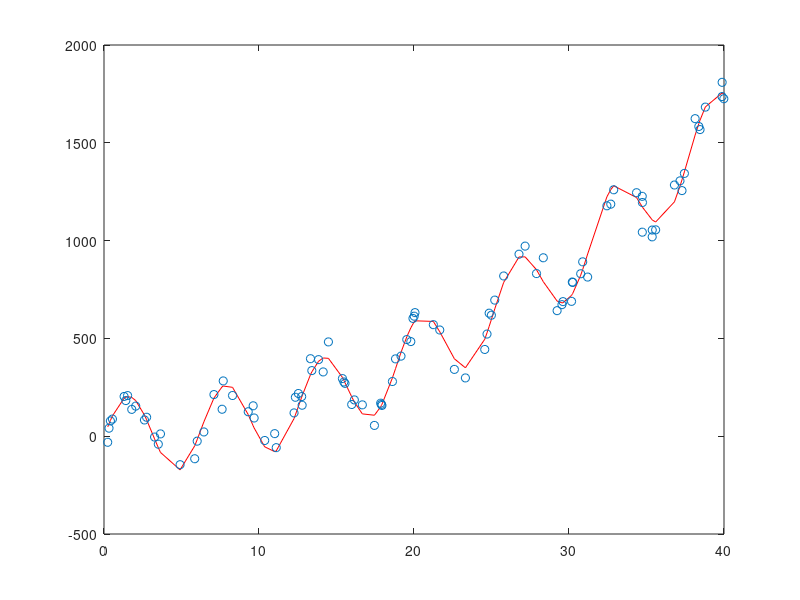

MATLAB code to generate this figure: (Note: this script raises an error after producing the figure.)
addpath('~/Documents/MATLAB/ksrlin', '~/MMF_project/mmfc/v4/src/matlab/',...
    '~/Google_Drive/15fall/Kondor/Code/matlab')
% 
% simulate data
n=100;
f=50;
x_max=40;
X = sort(x_max*rand(n,1))';
Y = X.^2+ 200*sin(X);
T = Y+ f*randn(1,n);
plot(X,Y,'r');
hold on
plot(X,T, 'o');
hold off
global X;
global T;

% first try LLR
Y_LLR = ksrlin(X,T,0.75,500);
figure(1)
plot(X,Y,'r','LineWidth',4)
hold on
plot(Y_LLR.x,Y_LLR.f, 'b','LineWidth',4)
hold off
% Now try to implement GP regression.
% form kernel matrix, default
%theta= [1,1,10]';
%theta=theta_use;
K = make_rbf(X,theta);
K2 = kernelmatrix('rbf',X',X',1) + eye(length(X))*10;
X_grid = linspace(0,x_max,100);
%X_grid = 1;
Y_pred_classic = zeros(size(X_grid));
Y_pred_MMF = Y_pred_classic;
% y^*|y \sim N(K_*K^{-1}y, K_{**}-K_*K^{-1}K_*^T)
% setup MMF
%params.k=2;
%params.ndensestages=1;
%params.fraction=0.8;
%mmf1 = MMF(K,params);
%mmf1.reconstruction();
is_MMF = 0;
%mmf_inv = mmf1;
%mmf_inv.invert();
B = (K\T');
tic()
for i = 1:length(Y_pred_MMF)
    
    K_star = make_rbf(X,theta,X_grid(i));
    if is_MMF == 0
        Y_pred_classic(i) = K_star'*B;
    end
    if is_MMF == 1
       Y_pred_MMF(i) = K_star*mmf_inv.hit(T);
    end
end
toc()
hold on
plot(X_grid,Y_pred_classic,'g','LineWidth',4)
%plot(X_grid,Y_pred_MMF,'y','LineWidth',4)
hold off
%legend('Data','Local Linear Regression','GPR','GPR-MMF')
